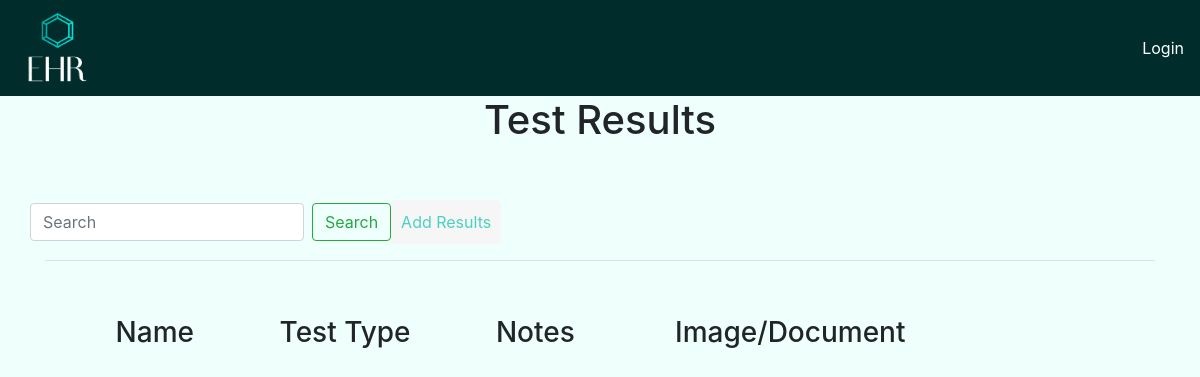
The app's page /test_results/, older data.
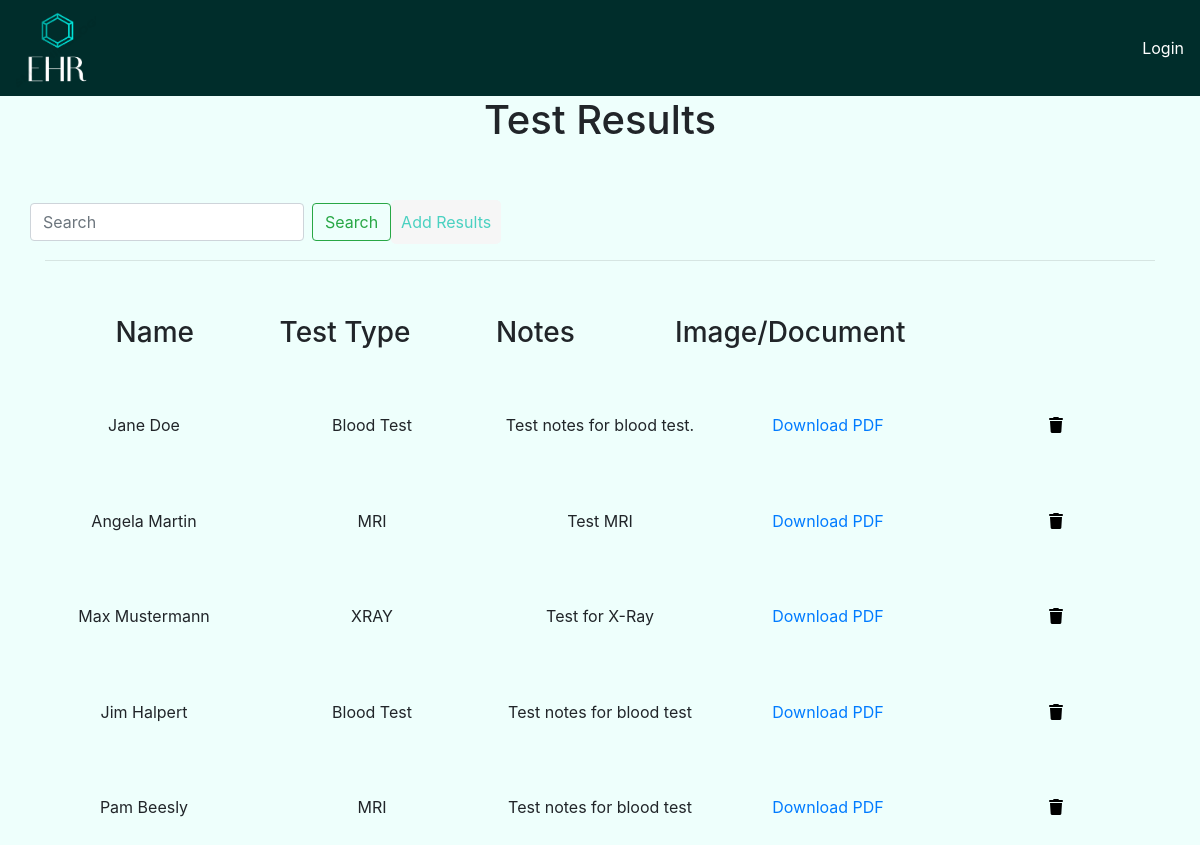
The same page, newer data.
### app/models.py (models this page shows, shortened)
class TestResult(models.Model):
    PATIENT_GENDER_CHOICES = [
        ('Male', 'Male'),
        ('Female', 'Female'),
        ('Other', 'Other')
    ]
    TEST_TYPE_CHOICES = [
        ('Blood Test', 'Blood Test'),
        ('MRI', 'MRI'),
        ('XRAY', 'X-Ray')
    ]
    patient = models.ForeignKey(Patients, on_delete=models.CASCADE)
    test_type = models.CharField(max_length=10, choices=TEST_TYPE_CHOICES)
    lab_result_notes = models.TextField()
    medical_image = models.FileField(upload_to='test_results/')

class Patients(models.Model):
    SEX_CHOICES = [
        ('M', 'Male'),
        ('F', 'Female'),
        ('O', 'Other')
    ]
    BLOOD_TYPE_CHOICES = [
        ('A+', 'A+'),
        ('A-', 'A-'),
        ('B+', 'B+'),
        ('B-', 'B-'),
        ('AB+', 'AB+'),
        ('AB-', 'AB-'),
        ('O+', 'O+'),
        ('O-', 'O-')
        ]
    name = models.CharField(max_length=255)
    sex = models.CharField(max_length=1, choices=SEX_CHOICES)
    email = models.EmailField()
    phone = models.CharField(max_length=20)
    date_of_birth = models.DateField()
    nationality = models.CharField(max_length=255)
    blood_group = models.CharField(max_length=3,choices=BLOOD_TYPE_CHOICES)
    allergies = models.TextField(blank=True)
    Medical_Surgical_History = models.TextField(blank=True)
    def __str__(self):
        return f"{self.name}"

### app/views.py (the view)
# urls.py: path('test_results/', views.test_results, name='test_results'),
def test_results(request):
    query=request.GET.get('q')
    if(query):
        test_results= TestResult.objects.filter(
            Q(test_type__icontains=query) |
            Q(patient__name__icontains=query)
        )
    else:
        test_results = TestResult.objects.all()
    return render(request, 'app/test_results.html', {'test_results': test_results})

### app/templates/app/test_results.html (shortened to what this page needs)
{% extends 'index.html' %}
{% block content %}
<div class="container">
  <h1 class="text-center">Test Results</h1>
  <div class="row">
    <form class="form-inline my-2 my-lg-0" method="GET">
      <input class="form-control mr-sm-2" type="text" placeholder="Search" aria-label="Search" name="q" value="{{ request.GET.q }}">
      <button class="btn btn-outline-success my-2 my-sm-0" type="submit">Search</button>
  </form>
    <a  class="addPatient_btn" href="{% url 'add_test_result' %}">Add Results</a>
  </div>
  <hr>
  <div class="row">
    <div class="col">
      <h3 >Name</h3>
    </div>
    <div claas="col">
      <h3>Test Type</h3>
    </div>
    <div class="col">
      <h3>Notes</h3>
    </div>
    <div class="col">
      <h3>Image/Document</h3>
    </div>
    <div class="col">
    </div>
  </div>
  {% for result in test_results %}
  <div class="row" >
    <div class="col">
      <p>{{result.patient}}</p>
    </div>
    <div class="col">
      <p>{{result.test_type}}</p>
    </div>
    <div class="col">
      <p>{{result.lab_result_notes}}</p>
    </div>
    <div class="col">
      <a href="{% url 'download_pdf' result.id %}">Download PDF</a>
    </div>
    <div class="col">
      <a class="delete_btn" href="{% url 'delete_test_result' result.id%}"><i class="fa-solid fa-trash"></i></a>
    </div>
  </div>
  {% endfor %}
</div>
{% endblock %}

Row changes from the older to the newer data that the page shows:
added TestResult: patient "Jane Doe", test_type "Blood Test", lab_result_notes "Test notes for blood test."
added TestResult: patient "Angela Martin", test_type "MRI", lab_result_notes "Test MRI"
now on this page (row edited): TestResult: patient "Max Mustermann", test_type "XRAY", lab_result_notes "Test for X-Ray"
now on this page (row edited): TestResult: patient "Jim Halpert", test_type "Blood Test", lab_result_notes "Test notes for blood test"
now on this page (row edited): TestResult: patient "Pam Beesly", test_type "MRI", lab_result_notes "Test notes for blood test"
